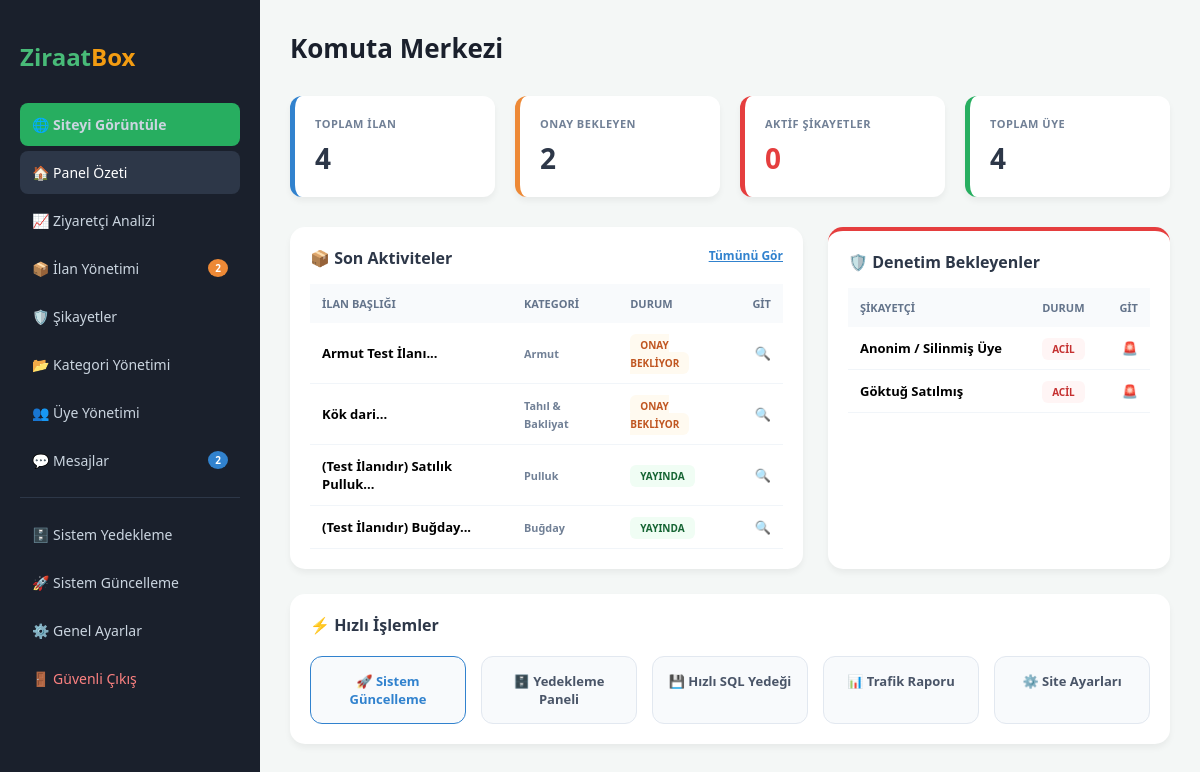
/yonetim/index.php (signed in), run on an earlier commit of the app's database.
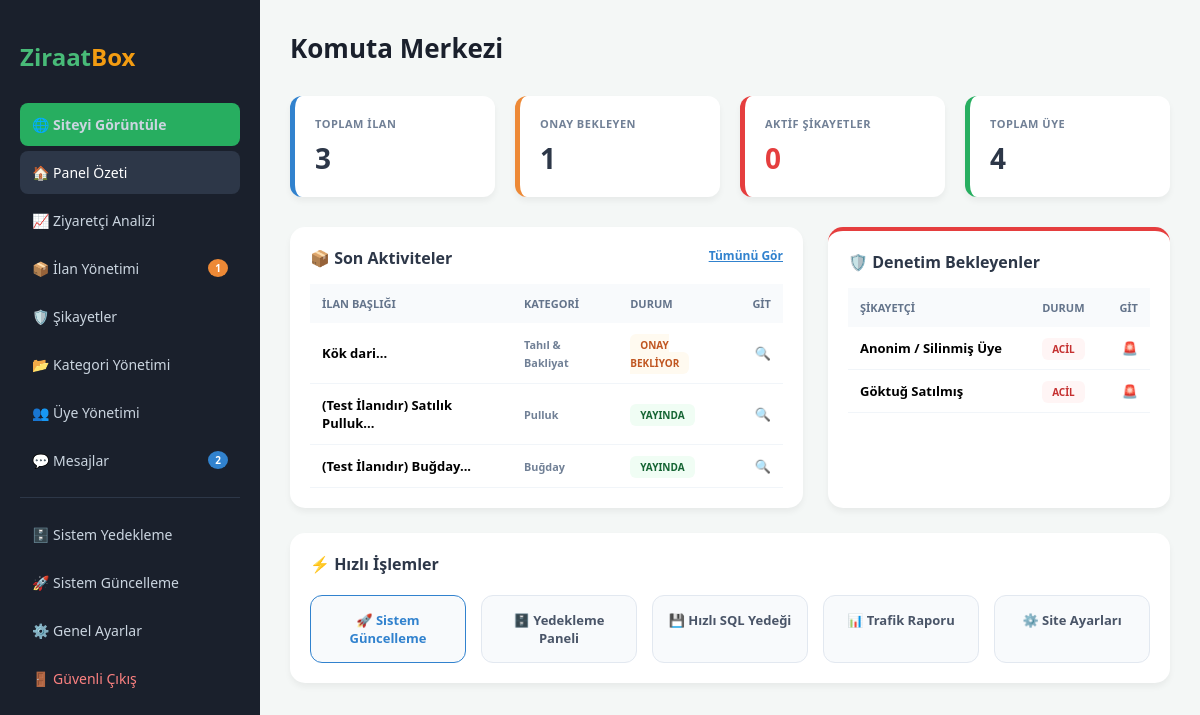
And on a later commit of the database.
### tables this page shows
CREATE TABLE `ilanlar` (
  `id` bigint(20) unsigned NOT NULL AUTO_INCREMENT,
  `ilan_no` bigint(20) unsigned DEFAULT NULL,
  `uye_id` int(10) unsigned NOT NULL,
  `kategori_id` int(10) unsigned NOT NULL,
  `satici_tipi` enum('Uretici','Bayi','Fabrika','Toptanci') NOT NULL DEFAULT 'Uretici',
  `baslik` varchar(255) NOT NULL,
  `slug` varchar(300) NOT NULL,
  `aciklama` mediumtext NOT NULL,
  `fiyat` decimal(12,2) NOT NULL,
  `il` varchar(60) NOT NULL,
  `ilce` varchar(80) NOT NULL,
  `mahalle` varchar(120) DEFAULT NULL,
  `durum` enum('beklemede','aktif','pasif') DEFAULT 'beklemede',
  `kayit_ip` varchar(45) DEFAULT NULL,
  `bitis_tarihi` datetime DEFAULT NULL,
  `created_at` timestamp NULL DEFAULT current_timestamp(),
  `updated_at` timestamp NULL DEFAULT current_timestamp() ON UPDATE current_timestamp(),
  `iletisim_tercihi` enum('hepsi','sadece_telefon','sadece_mesaj') NOT NULL DEFAULT 'hepsi',
  `isim_gizle` tinyint(1) NOT NULL DEFAULT 0,
  `goruntulenme_sayisi` int(11) DEFAULT 0,
  `begeni_sayisi` int(11) DEFAULT 0,
  `ip_adresi` varchar(45) DEFAULT NULL,
  `user_agent` text DEFAULT NULL,
  PRIMARY KEY (`id`),
  UNIQUE KEY `slug` (`slug`),
  UNIQUE KEY `ilan_no` (`ilan_no`)
);

CREATE TABLE `kategoriler` (
  `id` int(10) unsigned NOT NULL AUTO_INCREMENT,
  `ust_id` int(10) unsigned DEFAULT 0,
  `adi` varchar(120) NOT NULL,
  `ikon` varchar(50) DEFAULT NULL,
  `slug` varchar(160) NOT NULL,
  `sira` smallint(6) DEFAULT 0,
  `aktif` tinyint(4) DEFAULT 1,
  `created_at` timestamp NULL DEFAULT current_timestamp(),
  PRIMARY KEY (`id`),
  UNIQUE KEY `slug` (`slug`)
);

CREATE TABLE `sikayetler` (
  `id` bigint(20) unsigned NOT NULL AUTO_INCREMENT,
  `ilan_id` bigint(20) unsigned DEFAULT NULL,
  `sikayetci_id` int(10) unsigned NOT NULL,
  `hedef_uye_id` int(10) unsigned DEFAULT NULL,
  `mesaj` text NOT NULL,
  `durum` enum('beklemede','inceleniyor','kapatildi') DEFAULT 'beklemede',
  `created_at` timestamp NULL DEFAULT current_timestamp(),
  `sonuc_mesaji` text DEFAULT NULL,
  PRIMARY KEY (`id`)
);

CREATE TABLE `uyeler` (
  `id` int(10) unsigned NOT NULL AUTO_INCREMENT,
  `kullanici_adi` varchar(50) NOT NULL,
  `email` varchar(120) NOT NULL,
  `sifre` varchar(255) DEFAULT NULL,
  `yetki` enum('uye','admin') DEFAULT 'uye',
  `isim_gizle` tinyint(1) DEFAULT 0,
  `ad_soyad` varchar(100) DEFAULT NULL,
  `telefon` varchar(20) DEFAULT NULL,
  `il` varchar(50) DEFAULT NULL,
  `ilce` varchar(50) DEFAULT NULL,
  `profil_foto` varchar(255) DEFAULT NULL,
  `puan` decimal(3,1) DEFAULT 5.0,
  `durum` enum('aktif','pasif','banli') DEFAULT 'aktif',
  `created_at` timestamp NULL DEFAULT current_timestamp(),
  `son_giris` datetime DEFAULT NULL,
  `google_id` varchar(255) DEFAULT NULL,
  PRIMARY KEY (`id`),
  UNIQUE KEY `email` (`email`)
);

### yonetim/index.php (the view, shortened to what this page needs)
<?php
require_once "../sistem/ayar.php";
$toplam_ilan    = $db->query("SELECT COUNT(*) FROM ilanlar")->fetchColumn();
$onay_bekleyen  = $db->query("SELECT COUNT(*) FROM ilanlar WHERE durum = 'beklemede'")->fetchColumn();
$toplam_uye      = $db->query("SELECT COUNT(*) FROM uyeler WHERE yetki = 'uye'")->fetchColumn();
$yeni_mesaj      = $db->query("SELECT COUNT(*) FROM mesajlar WHERE okundu = 0")->fetchColumn();
$yeni_sikayet    = $db->query("SELECT COUNT(*) FROM sikayetler WHERE durum = 'beklemede'")->fetchColumn();
$son_ilanlar = $db->query("SELECT i.*, k.adi as kat_adi, u.ad_soyad
                           FROM ilanlar i
                           LEFT JOIN kategoriler k ON i.kategori_id = k.id
                           LEFT JOIN uyeler u ON i.uye_id = u.id
                           ORDER BY (i.durum = 'beklemede') DESC, i.id DESC LIMIT 5")->fetchAll();
$son_sikayetler = $db->query("SELECT s.*, u.ad_soyad as sikayetci, i.baslik as ilan_baslik
                              FROM sikayetler s
                              LEFT JOIN uyeler u ON s.sikayetci_id = u.id
                              LEFT JOIN ilanlar i ON s.ilan_id = i.id
                              ORDER BY s.id DESC LIMIT 5")->fetchAll();
?>
<!DOCTYPE html>
<html lang="tr">
<head>
</head>
<body>
<div class="sidebar">
    <h2 style="color: #48bb78; margin-bottom: 30px;">Ziraat<span style="color: #f39c12;">Box</span></h2>
    <a href="../index.php" target="_blank" class="view-site-btn">🌐 Siteyi Görüntüle</a>
    <nav>
        <a href="index.php" class="active">🏠 Panel Özeti</a>
        <a href="ziyaretciler.php">📈 Ziyaretçi Analizi</a>
        <a href="ilanlar.php">📦 İlan Yönetimi <?php if($onay_bekleyen > 0): ?><span class="nav-badge" style="background:var(--admin-orange)"><?php echo $onay_bekleyen; ?></span><?php endif; ?></a>
        <a href="sikayetler.php">🛡️ Şikayetler <?php if($yeni_sikayet > 0): ?><span class="nav-badge"><?php echo $yeni_sikayet; ?></span><?php endif; ?></a>
        <a href="kategoriler.php">📂 Kategori Yönetimi</a>
        <a href="uyeler.php">👥 Üye Yönetimi</a>
        <a href="mesajlar.php">💬 Mesajlar <?php if($yeni_mesaj > 0): ?><span class="nav-badge" style="background:var(--admin-blue)"><?php echo $yeni_mesaj; ?></span><?php endif; ?></a>
        <hr style="border: 0; border-top: 1px solid #2d3748; margin: 15px 0;">
        <a href="yedekleme.php">🗄️ Sistem Yedekleme</a>
        <a href="guncelleme.php">🚀 Sistem Güncelleme</a>
        <a href="ayarlar.php">⚙️ Genel Ayarlar</a>
        <a href="cikis.php" style="color: #fc8181;">🚪 Güvenli Çıkış</a>
    </nav>
</div>
<div class="content">
    <h1 style="margin: 0 0 30px; color: #1a202c; font-size: 26px;">Komuta Merkezi</h1>
    <div class="stats-grid">
        <div class="stat-card" style="border-left-color: var(--admin-blue);">
            <h3>Toplam İlan</h3>
            <div class="number"><?php echo $toplam_ilan; ?></div>
        </div>
        <div class="stat-card" style="border-left-color: var(--admin-orange);">
            <h3>Onay Bekleyen</h3>
            <div class="number"><?php echo $onay_bekleyen; ?></div>
        </div>
        <div class="stat-card" style="border-left-color: var(--admin-red);">
            <h3>Aktif Şikayetler</h3>
            <div class="number" style="color:var(--admin-red)"><?php echo $yeni_sikayet; ?></div>
        </div>
        <div class="stat-card" style="border-left-color: var(--admin-green);">
            <h3>Toplam Üye</h3>
            <div class="number"><?php echo $toplam_uye; ?></div>
        </div>
    </div>
    <div class="dashboard-row">
        <div class="data-card">
            <h3 style="margin: 0; color: #2d3748; font-size: 16px; display: flex; justify-content: space-between;">
                📦 Son Aktiviteler
                <a href="ilanlar.php" style="font-size: 12px; color: var(--admin-blue);">Tümünü Gör</a>
            </h3>
            <table>
                <thead>
                    <tr>
                        <th>İlan Başlığı</th>
                        <th>Kategori</th>
                        <th>Durum</th>
                        <th style="text-align: right;">Git</th>
                    </tr>
                </thead>
                <tbody>
                    <?php foreach($son_ilanlar as $ilan): ?>
                    <tr>
                        <td><strong><?php echo mb_substr(htmlspecialchars($ilan['baslik']),0,35); ?>...</strong></td>
                        <td><small style="color:#718096; font-weight:600;"><?php echo htmlspecialchars($ilan['kat_adi'] ?? 'Genel'); ?></small></td>
                        <td>
                            <span class="badge <?php echo ($ilan['durum'] == 'beklemede') ? 'badge-pending' : 'badge-active'; ?>">
                                <?php echo ($ilan['durum'] == 'beklemede') ? 'ONAY BEKLİYOR' : 'YAYINDA'; ?>
                            </span>
                        </td>
                        <td style="text-align: right;"><a href="ilanlar.php?id=<?php echo $ilan['id']; ?>" style="text-decoration: none;">🔍</a></td>
                    </tr>
                    <?php endforeach; ?>
                </tbody>
            </table>
        </div>
        <div class="data-card" style="border-top: 4px solid var(--admin-red);">
            <h3 style="margin: 0; color: #2d3748; font-size: 16px;">🛡️ Denetim Bekleyenler</h3>
            <table>
                <thead>
                    <tr>
                        <th>Şikayetçi</th>
                        <th>Durum</th>
                        <th style="text-align: right;">Git</th>
                    </tr>
                </thead>
                <tbody>
                    <?php foreach($son_sikayetler as $s): ?>
                    <tr>
                        <td><div style="font-weight:700;"><?php echo htmlspecialchars($s['sikayetci'] ?? 'Anonim / Silinmiş Üye'); ?></div></td>
                        <td><span class="badge badge-red">ACİL</span></td>
                        <td style="text-align: right;"><a href="sikayetler.php" style="text-decoration: none;">🚨</a></td>
                    </tr>
                    <?php endforeach; ?>
                </tbody>
            </table>
        </div>
    </div>
    <div class="data-card" style="margin-top: 25px;">
        <h3 style="margin: 0; color: #2d3748; font-size: 16px;">⚡ Hızlı İşlemler</h3>
        <div class="quick-action-grid">
            <a href="guncelleme.php" class="action-btn" style="border-color:var(--admin-blue); color:var(--admin-blue);">🚀 Sistem Güncelleme</a>
            <a href="yedekleme.php" class="action-btn">🗄️ Yedekleme Paneli</a>
            <a href="islem/yedek-al.php?tip=sql" class="action-btn">💾 Hızlı SQL Yedeği</a>
            <a href="ziyaretciler.php" class="action-btn">📊 Trafik Raporu</a>
            <a href="ayarlar.php" class="action-btn">⚙️ Site Ayarları</a>
        </div>
    </div>
</div>
</body>
</html>

### yonetim/index.php (style rules this page uses)
:root { --admin-dark: #1a202c; --admin-green: #27ae60; --admin-orange: #ed8936; --admin-blue: #3182ce; --admin-red: #e53e3e; }
body { margin: 0; font-family: 'Segoe UI', sans-serif; background: #f4f7f6; display: flex; }
.sidebar { width: 260px; background: var(--admin-dark); color: #fff; min-height: 100vh; padding: 20px; box-sizing: border-box; position: sticky; top: 0; }
.content { flex: 1; padding: 30px; box-sizing: border-box; }
.view-site-btn { display: flex; align-items: center; justify-content: center; background: var(--admin-green); color: #fff; text-decoration: none; padding: 12px; border-radius: 8px; margin-bottom: 25px; font-weight: 600; font-size: 14px; }
.sidebar a { display: block; color: #cbd5e0; padding: 12px; text-decoration: none; border-radius: 8px; margin-bottom: 5px; transition: 0.3s; font-size: 14px; }
.sidebar a:hover, .sidebar a.active { background: #2d3748; color: #fff; }
.nav-badge { background: var(--admin-red); color: white; padding: 2px 7px; border-radius: 50%; font-size: 10px; float: right; font-weight: 800; }
.stats-grid { display: grid; grid-template-columns: repeat(auto-fit, minmax(200px, 1fr)); gap: 20px; margin-bottom: 30px; }
.stat-card { background: #fff; padding: 20px; border-radius: 12px; box-shadow: 0 4px 6px rgba(0,0,0,0.05); border-left: 5px solid #4a90e2; }
.stat-card h3 { margin: 0; font-size: 11px; color: #718096; text-transform: uppercase; letter-spacing: 0.5px; }
.stat-card .number { font-size: 28px; font-weight: 800; color: #2d3748; margin-top: 8px; }
.dashboard-row { display: grid; grid-template-columns: 1.5fr 1fr; gap: 25px; margin-bottom: 25px; }
.data-card { background: #fff; padding: 20px; border-radius: 15px; box-shadow: 0 4px 6px rgba(0,0,0,0.05); }
table { width: 100%; border-collapse: collapse; margin-top: 15px; }
th { text-align: left; padding: 12px; background: #f8fafc; color: #64748b; font-size: 11px; text-transform: uppercase; }
td { padding: 12px; border-bottom: 1px solid #f1f5f9; font-size: 13px; }
.badge { padding: 4px 10px; border-radius: 6px; font-size: 10px; font-weight: 800; }
.badge-pending { background: #fffaf0; color: #c05621; }
.badge-active { background: #f0fdf4; color: #166534; }
.badge-red { background: #fff5f5; color: #c53030; }
.quick-action-grid { display: grid; grid-template-columns: repeat(auto-fit, minmax(150px, 1fr)); gap: 15px; margin-top: 20px; }
.action-btn { background: #f8fafc; border: 1px solid #e2e8f0; padding: 15px; border-radius: 12px; text-align: center; text-decoration: none; color: #4a5568; font-weight: 700; font-size: 13px; transition: 0.2s; }

What changed in the data, as far as the page shows it:
removed ilanlar: baslik "Armut Test İlanı", kategoriler.adi "Armut", durum "ONAY BEKLİYOR"
Also different on the page:
$onay_bekleyen: "2" → "1"
$toplam_ilan: "4" → "3"
